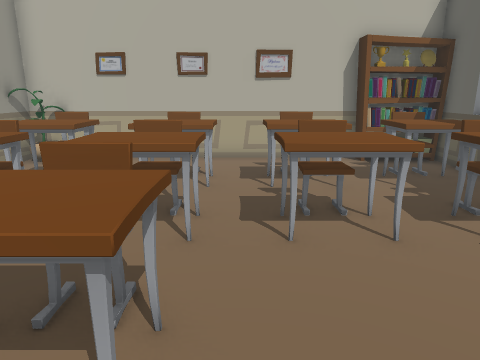
view 1 (above)

12 first-person views from a walk through a scene from a Unity 3-D project. The camera is 1.2 m above the floor, tilts 14° down and sees 70° across. The floor is counted in squares, 0.5 m on a side. Each view is taken from the middle of a square. On the plan, view 1 faces up. The plan holds only what a view shows up to about 20 squares ahead; the rest is blank.

view 2
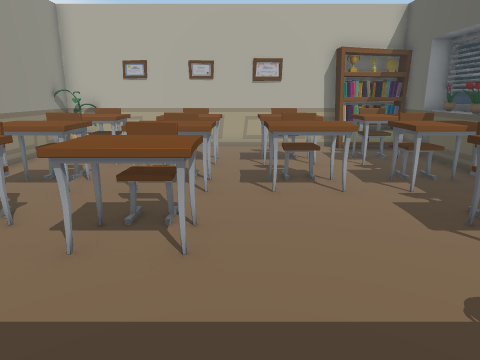

view 3
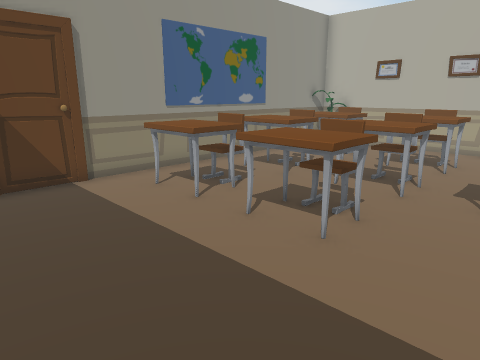

view 4
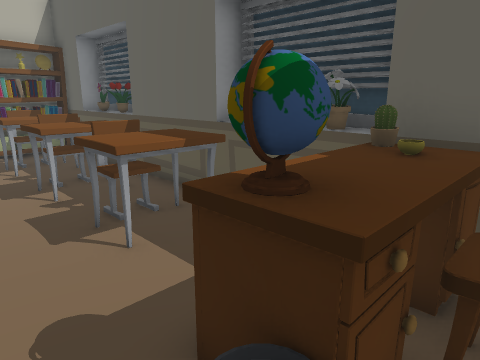

view 5
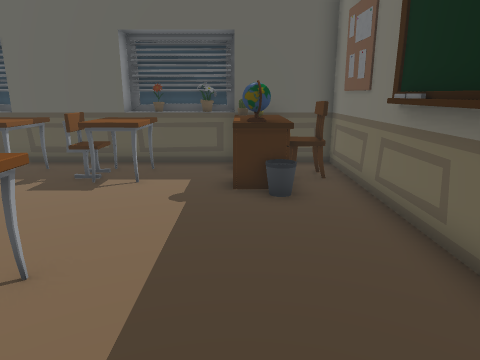

view 6
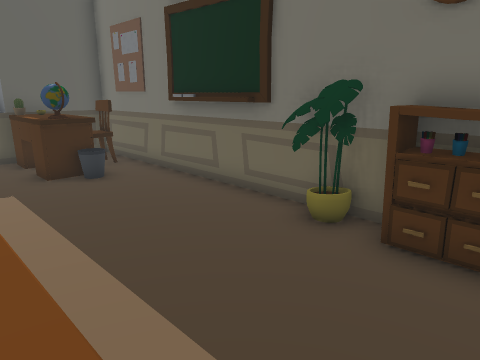

view 7
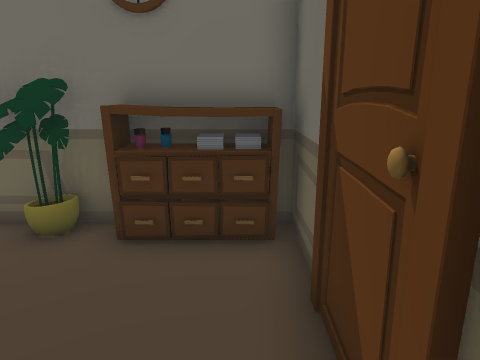

view 8
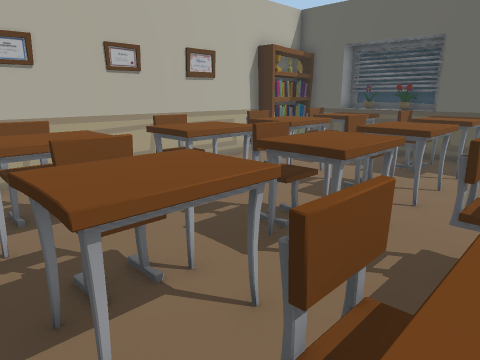

view 9
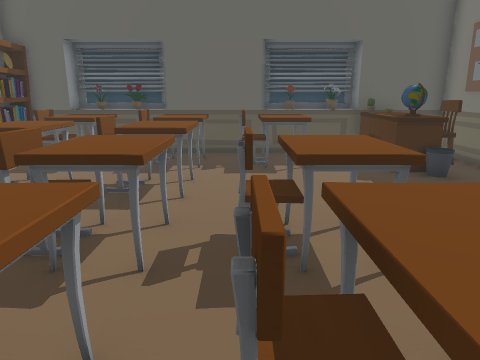

view 10
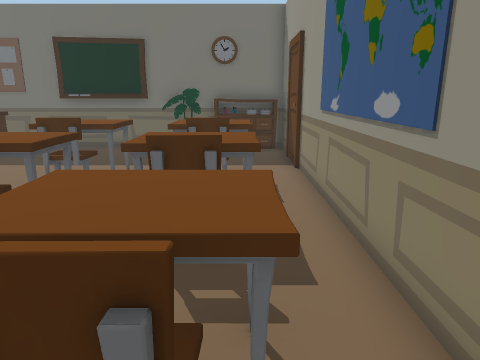

view 11
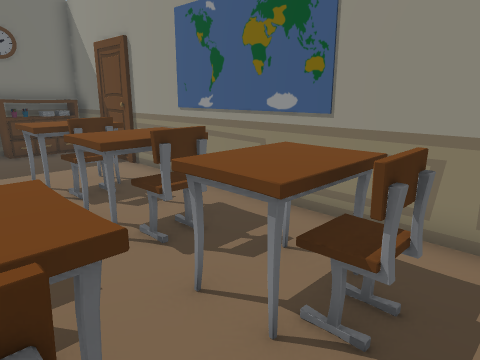

view 12
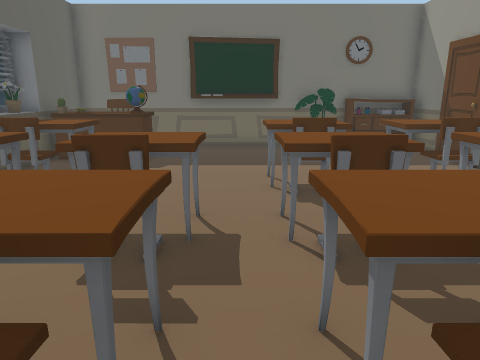

### Floor plan
Key: @ floor where view 1 was taken; # wall or solid block; . floor; = window, fence, low wall or low ledge; ^ raised ledge; B bookshelf; C chair; P plant; R rack; O other object.
Columns run from 8 left of view 1 to 8 right of it. Each row starts with its distance up from view 1.
 13 ############BBBB
 12 #............BBB
 11 #.CC..CC.CC..CC##
 10 #.^^^^^^.^^^^^^=#
  9 #.^^^^^^.^^^^^^^#
  8 #............#^^#
  7 #.CC..CC.CC..CC^#
  6 #.^^^^^^.^^^^^^^
  5 #.^^..^^.^^..^^^
  4 #.CC..CC.....CC^
  3 #.^^^^^^....^^^^#
  2 #.^^^^^^....^^^=#
  1 #..............=#
  0 #.......@......=#
 -1 #.......... O^^P#
 -2 #.......... #CC^
 -3 #RRR.........CC^
 -4 #RRR########OO^^

Positions as (right, up) in squares from view 1, and headings:
1: (0, 0), facing up
2: (0, -3), facing up
3: (2, -3), facing up-left
4: (2, -3), facing up-right
5: (-5, -1), facing right
6: (-7, 2), facing down-right
7: (-7, 2), facing down
8: (-7, 3), facing up-right
9: (-7, 4), facing right
10: (-6, 12), facing down
11: (-2, 12), facing down-left
12: (0, 12), facing down
